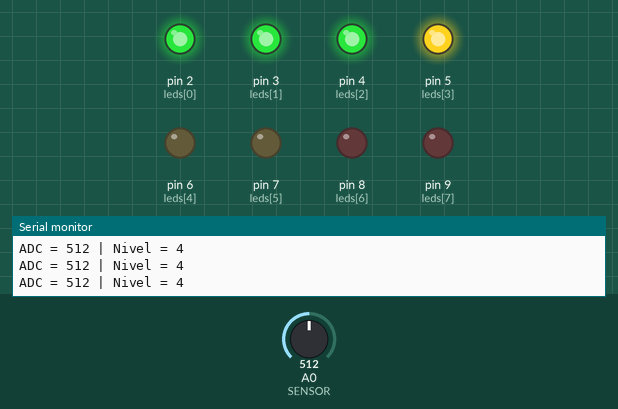
A program run on a simulated Arduino Uno, built with avr-gcc and run on an emulated ATmega328P. Shown: output pins drawn as LEDs (lit = HIGH), the last lines printed to the serial monitor. Inputs (shaded band) come from the test bench; at power-on: A0 (SENSOR) = 512.

Above: at 1.2 s.
1.3 s: A0 (SENSOR) set to 556
2.8 s: A0 (SENSOR) set to 586
At 3.8 s:
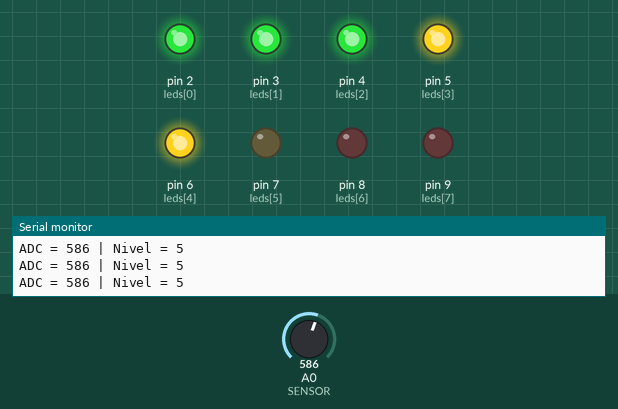
4.3 s: A0 (SENSOR) set to 716
At 5.2 s:
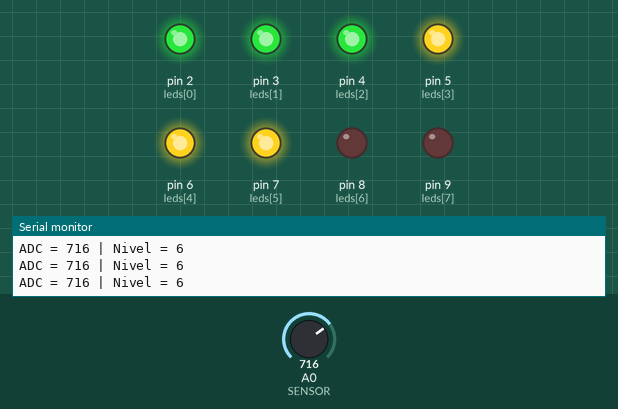
5.9 s: A0 (SENSOR) set to 788
7.4 s: A0 (SENSOR) set to 810
At 7.8 s:
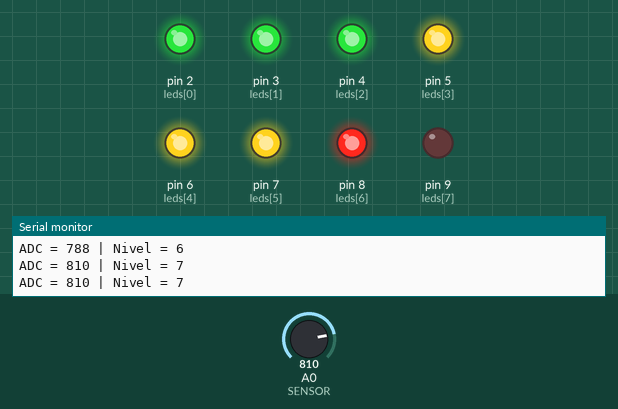
8.9 s: A0 (SENSOR) set to 511
At 10.3 s:
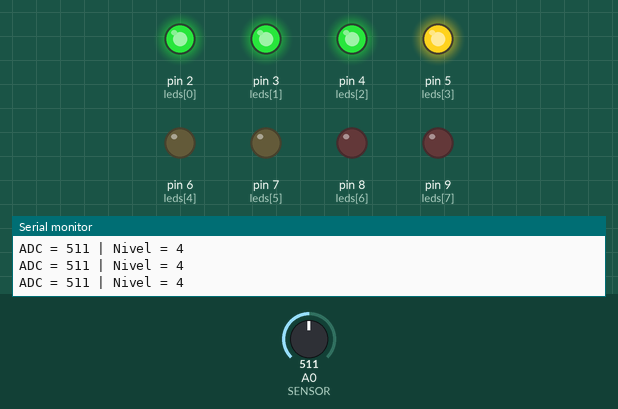
Timing chart, 0 to 11.5 s (numbered marks = the images above; inputs shaded):
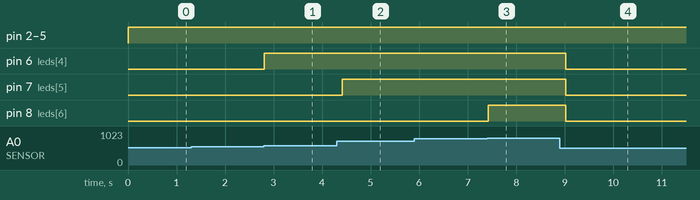

The program:

main.cpp
```cpp
#include <Arduino.h>

const int SENSOR = A0; //Potenciometro simulando sensor
const int leds[] = {2, 3, 4, 5, 6, 7, 8, 9}; //Arrey de Leds
const int QTD_LEDS = 8; //Quantidade dos leds

 void setup() {

  Serial.begin(9600); //configura porta serial

  //laço de repetiçao para configurar os pinos dos LEDS
  for (int i = 0; i < QTD_LEDS; i++) {
    pinMode(leds[i], OUTPUT);
  }

}


void loop() {

  int leitura = analogRead(SENSOR); //Faz a leitura porta A0 Analogica
  int nivel = map(leitura, 0, 1023, 0, 9);
  nivel = constrain(nivel, 0, 8);

  Serial.print("ADC = ");
  Serial.print(leitura);
  Serial.print(" | Nivel = ");
  Serial.println(nivel);

  for (int i = 0; i < QTD_LEDS; i++){
    if (i < nivel){
      digitalWrite(leds[i], HIGH);
    }else{
      digitalWrite(leds[i], LOW);
    }
  }

delay(200);
}
```

Measured:
- the behaviour switches between 568 and 569 on A0 (SENSOR) (found by bisection; images 0 and 1)
- the behaviour switches between 795 and 796 on A0 (SENSOR) (found by bisection; images 2 and 3)
- after the input at 2.8 s, pin 6 (leds[4]): LOW → HIGH at once
- after the input at 4.3 s, pin 7 (leds[5]): LOW → HIGH after 0.11 s
- after the input at 7.4 s, pin 8 (leds[6]): LOW → HIGH at once
- after the input at 8.9 s, pin 6 (leds[4]), pin 7 (leds[5]), pin 8 (leds[6]): HIGH → LOW after 0.13 s
